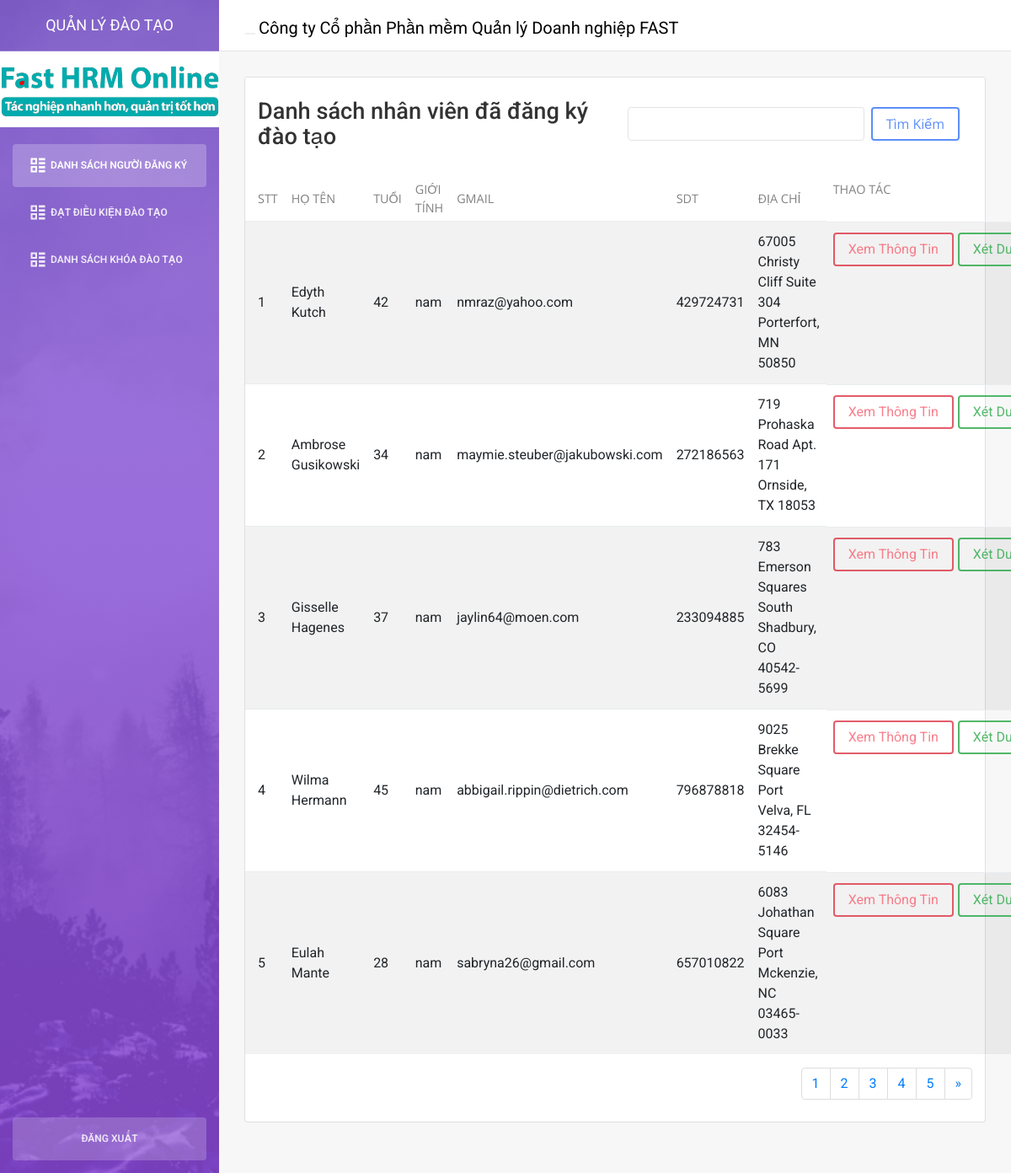
Screenshot of /home (signed in) with the database file from the repository.
### tables this page shows
CREATE TABLE `nhanvien` (
  `id` int(11) NOT NULL,
  `machucvu` int(11) DEFAULT NULL,
  `machuyenmon` int(11) DEFAULT NULL,
  `mahedaotao` int(11) DEFAULT NULL,
  `maphongban` int(11) DEFAULT NULL,
  `machinhanh` int(11) DEFAULT NULL,
  `ho_ten` varchar(255) DEFAULT NULL,
  `gioi_tinh` enum('nam','nữ') DEFAULT NULL,
  `dia_chi` text DEFAULT NULL,
  `cmnd` varchar(9) DEFAULT NULL,
  `ghichu` text DEFAULT NULL,
  `tuoi` int(5) DEFAULT NULL,
  `gmail` varchar(255) DEFAULT NULL,
  `sdt` varchar(255) DEFAULT NULL,
  `qua_vong` enum('1','0') DEFAULT '0',
  `mo_ta` text DEFAULT NULL,
  `hinh_anh` varchar(255) DEFAULT NULL,
  `hoc_van` int(11) DEFAULT NULL,
  `chuc_vu` enum('dh','cd','tc','khac') DEFAULT NULL,
  `luong` int(11) DEFAULT NULL,
  `created_at` timestamp NULL DEFAULT NULL,
  `updated_at` timestamp NULL DEFAULT NULL
);

### mvc/core/controller.php (called while the page is built, shortened)
<?php
class controller{
    public function View($view,$data=[]){
        require_once "./mvc/views/$view.php";
    }
}
?>

### mvc/controllers/home.php (called while the page is built, shortened)
<?php
class home extends controller
{
    public function show()
    {
        $model = $this->Model('model');
        isset($_GET['search']) ? $search = $_GET['search'] : $search = '';
        $users = $model->phan_trang('nhanvien', 5, $search);
        $this->View('danh_sach_nguoi_dang_ky', [
            'users' => $users,
            'search' => $search
        ]);
    }
}

### mvc/core/app.php (called while the page is built, shortened)
<?php
class app{
    protected $action="show";
    protected $param=[];
    function __construct()
    {
        !empty($this->getUrl())? $arr = $this->getUrl():$arr = ['login','show'];
            if(file_exists("./mvc/controllers/$arr[0].php")){
                unset($arr[0]);
            }
            !empty($arr)?$this->param=$arr:$this->param = [];
            $this->controller = new $this->controller;
            call_user_func_array([$this->controller,$this->action],$this->param);
    }
    function getUrl(){
        if(isset($_GET['url'])){
            return $arr = explode("/",trim($_GET['url']));
        }
        return [];
    }
}
?>

### mvc/bridge.php (called while the page is built, shortened)
<?php
include "./mvc/core/DB.php";
include "./mvc/core/app.php";
include "./mvc/core/controller.php";
$app = new app();
?>

### index.php (called while the page is built, shortened)
<?php
include_once "./mvc/bridge.php";
?>

### mvc/core/DB.php (called while the page is built, shortened)
<?php
class DB
{
    public $conn;
    function __construct()
    {
        $this->conn = mysqli_connect('localhost', 'root', '', 'quan_ly_nhan_su');
        $this->conn->set_charset("utf8");
    }
    public function db_query($query_string)
    {
        $result = mysqli_query($this->conn, $query_string);
        return $result;
    }
    public function db_fetch_array($query_string)
    {
        $result = array();
        $mysqli_result = $this->db_query($query_string);
        while ($row = mysqli_fetch_assoc($mysqli_result)) {
            $result[] = $row;
        }
        return $result;
    }
}

### mvc/models/model.php (called while the page is built, shortened)
<?php
class model extends DB{
    public function phan_trang($table,$num_of_page=0,$search = ''){
        isset($_GET['page'])?$current_page=$_GET['page']:$current_page=1;
        $total = mysqli_num_rows(mysqli_query($this->conn,"SELECT * FROM nhanvien where `ho_ten` like '%$search%' AND `qua_vong` = '0'"));
        $num_page = ceil($total/$num_of_page);
        $start = ($current_page - 1) * $num_of_page;
        $sql['num_page'] = $num_page;
        $sql['current_page'] = $current_page;
        $sql['list'] = $this->db_fetch_array("SELECT * FROM nhanvien where `ho_ten` like '%$search%' AND `qua_vong` = '0' LIMIT $start , $num_of_page");
        return $sql;
    }
}

### mvc/views/danh_sach_nguoi_dang_ky.php (the view, shortened to what this page needs)
<?php include  './mvc/views/layout/header.php'; ?>
        <div class="content">
            <div class="container-fluid">
               <div class="row">
                   <div class="col-md-12">
                   <div class="card strpied-tabled-with-hover">
                                <div class="card-header d-flex justify-content-between justify-content-center  align-items-center">
                                    <h4 class="card-title fw-500 col-md-6">Danh sách nhân viên đã đăng ký đào tạo</h4>
                                        <form action="" method="get" class="form-search d-flex col-md-6">
                                            <input class="form-control" name="search" value="<?php if(!empty($data['search'])) echo $data['search'];?>" type="text">
                                            <button type="submit" class="btn btn-primary ml-2">Tìm Kiếm</button>
                                        </form>
                                </div>
                                <div class="card-body table-full-width table-responsive d-flex flex-column justify-content-between mh-565px">
                                    <table class="table table-hover table-striped">
                                        <thead>
                                            <tr><th>STT</th>
                                            <th>Họ Tên</th>
                                            <th>Tuổi</th>
                                            <th>Giới Tính</th>
                                            <th>Gmail</th>
                                            <th>SDT</th>
                                            <th>Địa Chỉ</th>
                                            <th>Thao Tác</th>
                                        </tr></thead>
                                        <tbody>
                                            <?php
                                            $count = 1;
                                            foreach ($data['users']['list'] as $user){
                                                ?>
                                                <tr>
                                                    <td><?php echo $count++; ?></td>
                                                    <td><?php echo $user['ho_ten']; ?></td>
                                                    <td><?php echo $user['tuoi']; ?></td>
                                                    <td><?php echo $user['gioi_tinh']; ?></td>
                                                    <td><?php echo $user['gmail']; ?></td>
                                                    <td><?php echo $user['sdt']; ?></td>
                                                    <td><?php echo $user['dia_chi']; ?></td>
                                                    <td class="d-flex"><a href="<?php echo ROOT_URL."home/info/".$user['id'] ?>" class="btn btn-outline-danger">Xem Thông Tin</a>
                                                        <a href="<?php echo ROOT_URL."home/done/".$user['id'] ?>" class="btn btn-outline-success">Xét Duyệt</a></td>
                                                </tr>
                                                <?php
                                            } ?>
                                        </tbody>
                                    </table>
                                    <nav aria-label="Page navigation" style=" justify-content: end; display: flex; margin-right: 15px; ">
                                        <ul class="pagination">
                                                <?php
                                            for($i = 1; $i <= $data['users']['num_page'] ; $i++){
                                                ?>
                                                    <li class="page-item"><a class="page-link" href="<?php echo ROOT_URL."home/show/?search=".($data['search'])."&page=".$i ?> "><?php echo $i ?></a></li>
                                                <?php
                                            }
                                            if($data['users']['current_page'] < $data['users']['num_page'] && $data['users']['num_page'] >1){
                                                ?>
                                            <li class="page-item">
                                                <a class="page-link" href="<?php echo ROOT_URL."home/show/?search=".($data['search'])."&page=".($data['users']['current_page'] + 1) ?>" aria-label="Next">
                                                    <span aria-hidden="true">&raquo;</span>
                                                </a>
                                            </li>
                                                <?php
                                            }
                                        ?>
                                        </ul>
                                    </nav>
                                </div>
                            </div>
                   </div>
               </div>
            </div>
        </div>
<?php include  './mvc/views/layout/footer.php'; ?>

### mvc/views/layout/header.php (style rules this page uses)
body { font-family: 'Open Sans', sans-serif; }
.fw-500 { font-size: 1.7rem; font-weight: 500 !important; padding: 10px 0px ; }
th { font-size: 0.9rem !important; color: #828282 !important; }
.mh-565px { min-height: 565px !important; }
.content { position: relative; }
td.d-flex a:first-child { margin-right: 5px; }
input.form-control, textarea.form-control { color: #373737 !important; }

### rows the page displays
nhanvien: ho_ten "Edyth Kutch", tuoi "42", gioi_tinh "nam", gmail "nmraz@yahoo.com", sdt "429724731", dia_chi "67005 Christy Cliff Suite 304 Porterfort, MN 50850"
nhanvien: ho_ten "Ambrose Gusikowski", tuoi "34", gioi_tinh "nam", gmail "maymie.steuber@jakubowski.com", sdt "272186563", dia_chi "719 Prohaska Road Apt. 171 Ornside, TX 18053"
nhanvien: ho_ten "Gisselle Hagenes", tuoi "37", gioi_tinh "nam", gmail "jaylin64@moen.com", sdt "233094885", dia_chi "783 Emerson Squares South Shadbury, CO 40542-5699"
nhanvien: ho_ten "Wilma Hermann", tuoi "45", gioi_tinh "nam", gmail "abbigail.rippin@dietrich.com", sdt "796878818", dia_chi "9025 Brekke Square Port Velva, FL 32454-5146"
nhanvien: ho_ten "Eulah Mante", tuoi "28", gioi_tinh "nam", gmail "sabryna26@gmail.com", sdt "657010822", dia_chi "6083 Johathan Square Port Mckenzie, NC 03465-0033"
